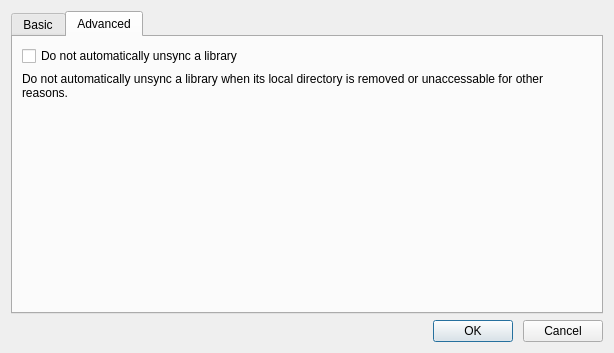
<?xml version="1.0" encoding="UTF-8"?>
<ui version="4.0">
 <class>SettingsDialog</class>
 <widget class="QDialog" name="SettingsDialog">
  <property name="geometry">
   <rect>
    <x>0</x>
    <y>0</y>
    <width>614</width>
    <height>353</height>
   </rect>
  </property>
  <property name="windowTitle">
   <string>Dialog</string>
  </property>
  <layout class="QVBoxLayout" name="verticalLayout_3">
   <item>
    <widget class="QTabWidget" name="mTabWidget">
     <property name="currentIndex">
      <number>1</number>
     </property>
     <widget class="QWidget" name="mBasicTab">
      <attribute name="title">
       <string>Basic</string>
      </attribute>
      <layout class="QVBoxLayout" name="verticalLayout">
       <item>
        <widget class="QCheckBox" name="mHideMainWinCheckBox">
         <property name="text">
          <string>Hide main window when started</string>
         </property>
        </widget>
       </item>
       <item>
        <widget class="QCheckBox" name="mNotifyCheckBox">
         <property name="text">
          <string>Notify when libraries are synchronized</string>
         </property>
        </widget>
       </item>
       <item>
        <widget class="QCheckBox" name="mAutoStartCheckBox">
         <property name="text">
          <string>Auto start MAXER Drive after login (Windows only)</string>
         </property>
        </widget>
       </item>
       <item>
        <widget class="QCheckBox" name="mCheckLatestVersionBox">
         <property name="text">
          <string>Check for new version on startup</string>
         </property>
        </widget>
       </item>
       <item>
        <layout class="QFormLayout" name="formLayout">
         <property name="labelAlignment">
          <set>Qt::AlignLeading|Qt::AlignLeft|Qt::AlignVCenter</set>
         </property>
         <property name="formAlignment">
          <set>Qt::AlignLeading|Qt::AlignLeft|Qt::AlignTop</set>
         </property>
         <item row="0" column="0">
          <widget class="QLabel" name="label_5">
           <property name="text">
            <string>Download speed limit (KB/s):</string>
           </property>
          </widget>
         </item>
         <item row="1" column="0">
          <widget class="QLabel" name="label_4">
           <property name="text">
            <string>Upload speed limit (KB/s):</string>
           </property>
          </widget>
         </item>
         <item row="0" column="1">
          <widget class="QSpinBox" name="mDownloadSpinBox">
           <property name="maximumSize">
            <size>
             <width>100</width>
             <height>16777215</height>
            </size>
           </property>
           <property name="maximum">
            <number>100000</number>
           </property>
           <property name="singleStep">
            <number>10</number>
           </property>
          </widget>
         </item>
         <item row="1" column="1">
          <widget class="QSpinBox" name="mUploadSpinBox">
           <property name="maximumSize">
            <size>
             <width>100</width>
             <height>16777215</height>
            </size>
           </property>
           <property name="maximum">
            <number>100000</number>
           </property>
           <property name="singleStep">
            <number>10</number>
           </property>
          </widget>
         </item>
        </layout>
       </item>
      </layout>
     </widget>
     <widget class="QWidget" name="mAdvancedTab">
      <attribute name="title">
       <string>Advanced</string>
      </attribute>
      <layout class="QVBoxLayout" name="verticalLayout_2">
       <item>
        <widget class="QCheckBox" name="mAllowInvalidWorktreeCheckBox">
         <property name="text">
          <string>Do not automatically unsync a library</string>
         </property>
        </widget>
       </item>
       <item>
        <widget class="QLabel" name="desc">
         <property name="text">
          <string>Do not automatically unsync a library when its local directory is removed or unaccessable for other reasons.</string>
         </property>
         <property name="wordWrap">
          <bool>true</bool>
         </property>
        </widget>
       </item>
       <item>
        <spacer name="verticalSpacer">
         <property name="orientation">
          <enum>Qt::Vertical</enum>
         </property>
         <property name="sizeHint" stdset="0">
          <size>
           <width>20</width>
           <height>40</height>
          </size>
         </property>
        </spacer>
       </item>
      </layout>
     </widget>
    </widget>
   </item>
   <item>
    <layout class="QHBoxLayout" name="horizontalLayout">
     <property name="spacing">
      <number>10</number>
     </property>
     <item>
      <spacer name="horizontalSpacer">
       <property name="orientation">
        <enum>Qt::Horizontal</enum>
       </property>
       <property name="sizeHint" stdset="0">
        <size>
         <width>40</width>
         <height>20</height>
        </size>
       </property>
      </spacer>
     </item>
     <item>
      <widget class="QPushButton" name="mOkBtn">
       <property name="text">
        <string>OK</string>
       </property>
      </widget>
     </item>
     <item>
      <widget class="QPushButton" name="mCancelBtn">
       <property name="text">
        <string>Cancel</string>
       </property>
      </widget>
     </item>
    </layout>
   </item>
  </layout>
 </widget>
 <resources/>
 <connections>
  <connection>
   <sender>mCancelBtn</sender>
   <signal>clicked()</signal>
   <receiver>SettingsDialog</receiver>
   <slot>reject()</slot>
   <hints>
    <hint type="sourcelabel">
     <x>421</x>
     <y>238</y>
    </hint>
    <hint type="destinationlabel">
     <x>249</x>
     <y>249</y>
    </hint>
   </hints>
  </connection>
  <connection>
   <sender>mOkBtn</sender>
   <signal>clicked()</signal>
   <receiver>SettingsDialog</receiver>
   <slot>accept()</slot>
   <hints>
    <hint type="sourcelabel">
     <x>280</x>
     <y>227</y>
    </hint>
    <hint type="destinationlabel">
     <x>119</x>
     <y>223</y>
    </hint>
   </hints>
  </connection>
 </connections>
</ui>
